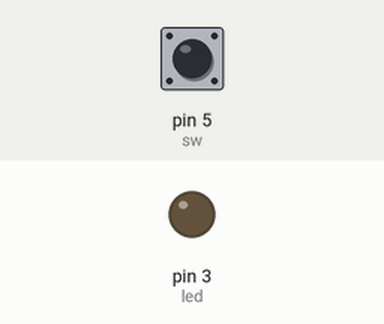
Simulated run of this sketch. Board: Arduino Uno, built with avr-gcc and run on an emulated ATmega328P. Parts: output pins drawn as LEDs (lit = HIGH). The test bench sets the inputs (shaded band); at power-on: pin 5 (sw) HIGH.

Above: at 1.2 s.
1.3 s: pin 5 (sw) pulled LOW for 0.15 s
At 1.37 s:
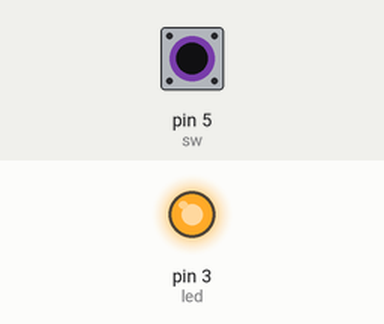
2.9 s: pin 5 (sw) pulled LOW for 3.2 s
At 6.9 s:
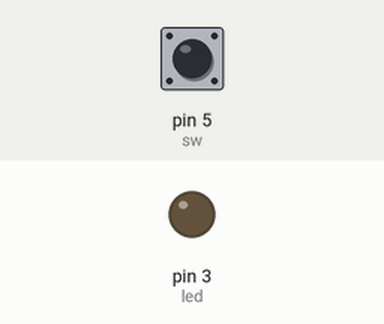
Timing chart, 0 to 8.4 s (numbered marks = the images above; inputs shaded):
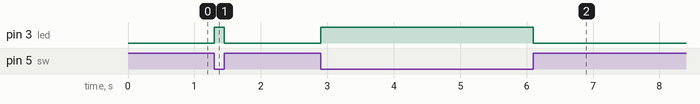

The sketch:

switch.ino
```cpp
int led=3;
int sw=5;

void setup() {
  pinMode(led, OUTPUT);
  pinMode(sw, INPUT_PULLUP);
}

void loop() {
  if(digitalRead(sw)==LOW)
    digitalWrite(led, HIGH);
  else
    digitalWrite(led, LOW);
}
```

Measured:
- after the input at 1.3 s, pin 3 (led): LOW → HIGH at once, → LOW 0.15 s later
- after the input at 2.9 s, pin 3 (led): LOW → HIGH at once, → LOW 3.2 s later
